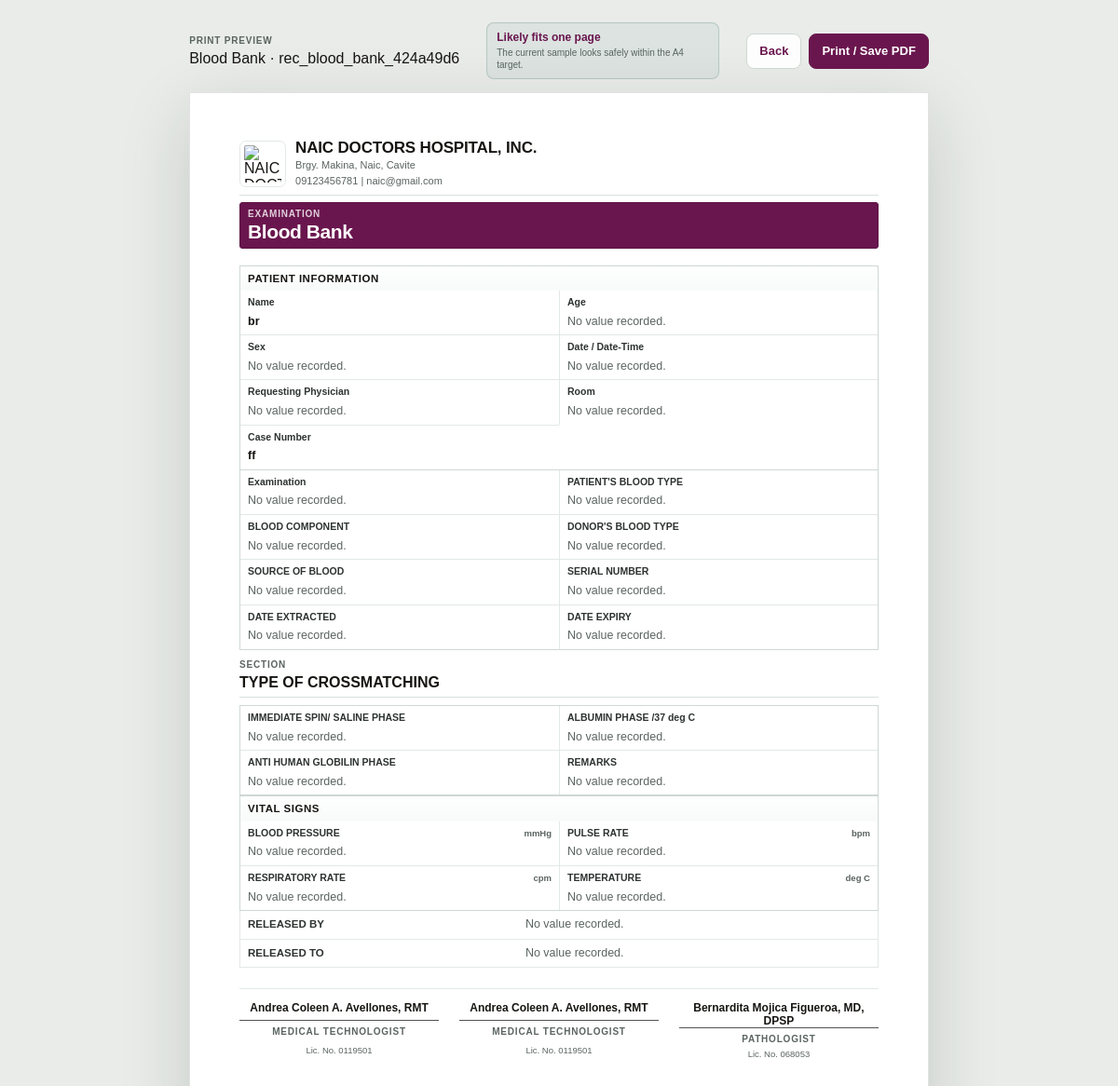
The page /records/45/print (signed in) on the database its author committed.
### app/naic_builder/models.py (models this page shows)
class FormDefinition(Base):
    __tablename__ = "form_definitions"
    id: Mapped[int] = mapped_column(Integer, primary_key=True)
    slug: Mapped[str] = mapped_column(String(120), unique=True, index=True)
    name: Mapped[str] = mapped_column(String(255))
    library_parent_node_key: Mapped[str | None] = mapped_column(String(160), nullable=True)
    created_at: Mapped[datetime] = mapped_column(DateTime(timezone=True), default=utc_now)
    updated_at: Mapped[datetime] = mapped_column(
        DateTime(timezone=True),
        default=utc_now,
        onupdate=utc_now,
    )
    versions: Mapped[list["FormVersion"]] = relationship(
        back_populates="form",
        cascade="all, delete-orphan",
        order_by="FormVersion.version_number",
    )
    library_node: Mapped["LibraryNode | None"] = relationship(
        back_populates="form_definition",
        uselist=False,
    )
    records: Mapped[list["Record"]] = relationship(
        back_populates="form",
        cascade="all, delete-orphan",
        order_by="Record.updated_at",
    )

class Record(Base):
    __tablename__ = "records"
    id: Mapped[int] = mapped_column(Integer, primary_key=True)
    record_key: Mapped[str] = mapped_column(String(120), unique=True, index=True)
    form_id: Mapped[int] = mapped_column(ForeignKey("form_definitions.id"), index=True)
    form_version_id: Mapped[int] = mapped_column(ForeignKey("form_versions.id"), index=True)
    status: Mapped[str] = mapped_column(String(40), default="draft", index=True)
    patient_name: Mapped[str | None] = mapped_column(String(255), nullable=True, index=True)
    case_number: Mapped[str | None] = mapped_column(String(120), nullable=True, index=True)
    values_json: Mapped[str] = mapped_column(Text, default="{}")
    indexed_meta_json: Mapped[str] = mapped_column(Text, default="{}")
    created_by_user_id: Mapped[int | None] = mapped_column(ForeignKey("users.id"), nullable=True)
    updated_by_user_id: Mapped[int | None] = mapped_column(ForeignKey("users.id"), nullable=True)
    completed_at: Mapped[datetime | None] = mapped_column(DateTime(timezone=True), nullable=True)
    created_at: Mapped[datetime] = mapped_column(DateTime(timezone=True), default=utc_now)
    updated_at: Mapped[datetime] = mapped_column(
        DateTime(timezone=True),
        default=utc_now,
        onupdate=utc_now,
    )
    form: Mapped[FormDefinition] = relationship(back_populates="records")
    form_version: Mapped[FormVersion] = relationship(back_populates="records")
    created_by_user: Mapped["User | None"] = relationship(
        back_populates="created_records",
        foreign_keys=[created_by_user_id],
    )
    updated_by_user: Mapped["User | None"] = relationship(
        back_populates="updated_records",
        foreign_keys=[updated_by_user_id],
    )
    assets: Mapped[list["RecordAsset"]] = relationship(
        back_populates="record",
        cascade="all, delete-orphan",
        order_by="RecordAsset.created_at",
    )

class ClinicProfile(Base):
    __tablename__ = "clinic_profiles"
    id: Mapped[int] = mapped_column(Integer, primary_key=True)
    clinic_name: Mapped[str] = mapped_column(String(255), default="")
    address: Mapped[str | None] = mapped_column(Text, nullable=True)
    contact_number: Mapped[str | None] = mapped_column(String(120), nullable=True)
    contact_email: Mapped[str | None] = mapped_column(String(255), nullable=True)
    logo_path: Mapped[str | None] = mapped_column(Text, nullable=True)
    logo_original_filename: Mapped[str | None] = mapped_column(String(255), nullable=True)
    logo_mime_type: Mapped[str | None] = mapped_column(String(120), nullable=True)
    created_at: Mapped[datetime] = mapped_column(DateTime(timezone=True), default=utc_now)
    updated_at: Mapped[datetime] = mapped_column(
        DateTime(timezone=True),
        default=utc_now,
        onupdate=utc_now,
    )

### app/naic_builder/main.py (the view)
@app.get("/records/{record_id}/print", response_class=HTMLResponse)
def print_record_page(
    record_id: int,
    request: Request,
    session: Session = Depends(get_session),
) -> HTMLResponse:
    return render_record_print_page(request, session, record_id=record_id)

### app/naic_builder/templates/records/print.html (shortened to what this page needs)
<!doctype html>
<html lang="en">
<head>
  <link rel="stylesheet" href="{{ url_for('static', path='print.css') }}">
</head>
<body class="print-density-{{ document.print_config.density }} print-font-{{ (document.print_config.font_family or 'arial_narrow') | replace('_', '-') }}" style="--accent: {{ document.print_config.accent_color }}; --accent-ink: {{ document.print_accent_ink or '#ffffff' }}">
  {% from "records/_print_document.html" import render_print_page %}
  {% set record_meta = document["record"] or {} %}
  {% set fit = document.fit_estimate or {} %}
  <main class="print-shell">
    <div class="print-toolbar">
      <div class="print-toolbar-copy">
        <p class="print-eyebrow">Print preview</p>
        <p>{{ document.form_name }} · {{ document.record_key }}</p>
      </div>
      <div class="print-fit-badge" data-fit="{{ fit.status or 'likely' }}">
        <strong>{{ fit.label or "Estimated fit" }}</strong>
        <span>{{ fit.detail or "Use browser print preview for final confirmation." }}</span>
      </div>
      <div class="print-toolbar-actions">
        <a class="print-link" href="/records/{{ record_meta['id'] }}">Back</a>
        <button class="print-button" type="button" onclick="window.print()">Print / Save PDF</button>
      </div>
    </div>
    {{ render_print_page(document) }}
  </main>
</body>
</html>

### app/naic_builder/templates/records/_print_document.html (shortened to what this page needs)
{% macro render_print_field_answer(item) %}
  {% set display = item["display"] or {} %}
  {% if display.kind == "image" %}
    {% if display.image_url %}
    <img class="print-image print-image--{{ item.image_size or 'medium' }}" src="{{ display.image_url }}" alt="{{ item.name }}">
    {% if display.filename %}
    <span class="print-image-meta">{{ display.filename }}</span>
    {% endif %}
    {% else %}
    <span class="print-answer is-empty">No image uploaded.</span>
    {% endif %}
  {% elif display.text %}
  <span class="print-answer{% if item.is_abnormal %} is-abnormal{% endif %}">{{ display.text }}</span>
  {% else %}
  <span class="print-answer is-empty">No value recorded.</span>
  {% endif %}
{% endmacro %}
{% macro render_print_items(items) %}
  {% for item in items %}
    {% if item.kind == "section" %}
    {% set child_items = item["items"] or [] %}
    <section class="print-section">
      {% if item.show_title %}
      <header class="print-section-head">
        <p class="print-eyebrow">Section</p>
        <h2 class="print-section-title">{{ item.name }}</h2>
      </header>
      {% endif %}
      <div class="print-items">
        {{ render_print_items(child_items) }}
      </div>
    </section>
    {% elif item.kind == "group" %}
    {% set child_items = item["items"] or [] %}
    <section class="print-group">
      {% if item.show_title %}
      <header class="print-group-head">
        <h3 class="print-group-title">{{ item.name }}</h3>
      </header>
      {% endif %}
      <div class="print-items">
        {{ render_print_items(child_items) }}
      </div>
    </section>
    {% elif item.kind == "field_grid" %}
    {% set grid_items = item["items"] or [] %}
    <div class="print-field-grid">
      {% for field in grid_items %}
      <article class="print-grid-cell">
        <div class="print-grid-cell-head">
          <strong>{{ field.name }}</strong>
          {% if field.unit_hint %}
          <span>{{ field.unit_hint }}</span>
          {% endif %}
        </div>
        <div class="print-grid-cell-result">
          {{ render_print_field_answer(field) }}
        </div>
      </article>
      {% endfor %}
    </div>
    {% elif item.kind == "field" %}
    <article class="print-row">
      <div class="print-row-name">
        <strong>{{ item.name }}</strong>
      </div>
      <div class="print-row-result">
        {{ render_print_field_answer(item) }}
      </div>
    </article>
    {% endif %}
  {% endfor %}
{% endmacro %}
{% macro render_print_page(document) %}
  {% set doc_items = document["items"] or [] %}
  {% set clinic = document["clinic"] or {} %}
  {% set print_config = document["print_config"] or {} %}
  <section class="print-page">
    {% if print_config.show_logo or print_config.show_clinic_info %}
    <header class="print-document-header">
      <div class="print-clinic-brand{% if not print_config.show_logo %} no-logo{% endif %}">
        {% if print_config.show_logo %}
        {% if clinic.logo_url %}
        <img class="print-logo" src="{{ clinic.logo_url }}" alt="{{ clinic.name }}">
        {% else %}
        <div class="print-logo-placeholder">{{ clinic.name[:2] | upper }}</div>
        {% endif %}
        {% endif %}
        {% if print_config.show_clinic_info %}
        <div class="print-clinic-copy">
          <strong>{{ clinic.name }}</strong>
          {% if clinic.address %}
          <span>{{ clinic.address }}</span>
          {% endif %}
          {% if clinic.contact_line %}
          <span>{{ clinic.contact_line }}</span>
          {% endif %}
        </div>
        {% endif %}
      </div>
    </header>
    {% endif %}
    <section class="print-exam-head">
      <div class="print-exam-copy">
        <p class="print-eyebrow">Examination</p>
        <h1 class="print-title">{{ document.form_name }}</h1>
      </div>
    </section>
    <section class="print-body">
      {{ render_print_items(doc_items) }}
    </section>
    {% set signature_items = document.signatures or [] %}
    {% if print_config.show_signatures and signature_items %}
    <footer class="print-footer">
      {% for signature in signature_items %}
        <div class="print-signature">
          <span class="print-signature-line">{{ signature.name or "" }}</span>
          <strong>{{ signature.label }}</strong>
          {% if signature.license %}
          <small>Lic. No. {{ signature.license }}</small>
          {% endif %}
        </div>
      {% endfor %}
    </footer>
    {% endif %}
  </section>
{% endmacro %}

### rows shown on the page
FormDefinition: form_name "Blood Bank"
Record: record_key "rec_blood_bank_424a49d6"
ClinicProfile: name "NAIC DOCTORS HOSPITAL, INC.", address "Brgy. Makina, Naic, Cavite"

### other values the page prints
{{ fit.label or "Estimated fit" }} "Likely fits one page"
{{ fit.detail or "Use browser print preview for final confirmation." }} "The current sample looks safely within the A4 target."
{{ clinic.contact_line }} "09123456781 | naic@gmail.com"
{{ item.name }} "PATIENT INFORMATION" "VITAL SIGNS"
{{ field.name }} "Name" "Age" "Sex" "Date / Date-Time" "Requesting Physician" "Room" "Case Number" "Examination" "PATIENT'S BLOOD TYPE" "BLOOD COMPONENT" "DONOR'S BLOOD TYPE" "SOURCE OF BLOOD" "SERIAL NUMBER" "DATE EXTRACTED" "DATE EXPIRY" "IMMEDIATE SPIN/ SALINE PHASE" "ALBUMIN PHASE /37 deg C" "ANTI HUMAN GLOBILIN PHASE" "REMARKS" "BLOOD PRESSURE" "PULSE RATE" "RESPIRATORY RATE" "TEMPERATURE"
{{ display.text }} "br" "ff"
{{ item.name }} "TYPE OF CROSSMATCHING"
{{ field.unit_hint }} "mmHg" "bpm" "cpm" "deg C"
{{ item.name }} "RELEASED BY" "RELEASED TO"
{{ signature.name or "" }} "Andrea Coleen A. Avellones, RMT" "Andrea Coleen A. Avellones, RMT" "Bernardita Mojica Figueroa, MD, DPSP"
{{ signature.label }} "MEDICAL TECHNOLOGIST" "MEDICAL TECHNOLOGIST" "PATHOLOGIST"
{{ signature.license }} "0119501" "0119501" "068053"
